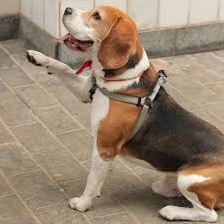
#> input picture MAIRE_image_code/Beagle_Original.jpg, 224 x 224 px
$ jupyter execute --allow-errors MAIRE_Images_with_beagle_output_firefox.ipynb   (shell and % lines are left out)
#> lines starting #> are read from the running program, lines starting #| are printed output that depends on the picture
[cell 1]
from keras.applications.vgg16 import VGG16
from keras.applications.vgg16 import preprocess_input
from keras.applications.vgg16 import decode_predictions
from keras.preprocessing.image import load_img
from keras.preprocessing.image import img_to_array
import numpy as np

img_name = "Beagle_Original.jpg"
#> (the rest of this cell did not finish here and is left out)

[cell 2]

from skimage.transform import resize
from skimage.segmentation import slic, felzenszwalb
from skimage.util import img_as_float
from skimage import io
from keras.applications.vgg16 import VGG16
from keras.applications.vgg16 import preprocess_input
from keras.applications.vgg16 import decode_predictions
from keras.preprocessing.image import load_img
from keras.preprocessing.image import img_to_array
from keras import backend as K
from explain import explain
import matplotlib.pyplot as plt
import imageio
import matplotlib.colors as mcolors
import tensorflow as tf
import numpy as np
import cv2
import random
numSegments = 100
path = "output_images/"

cut_off = 0.90
images_anim = []
image1 = img_as_float(io.imread(img_name))
original_image_dims = image1.shape
#> original_image_dims = (224, 224, 3)
# [9 lines left out: function plot_function, not called in this run]
#img_as_float(cv2.resize(io.imread(img_name), (224, 224)))
#segments = slic(image1, n_segments = 200, sigma = 0.1)
segments = felzenszwalb(image1, scale = 100, sigma = 0.5, min_size = numSegments)
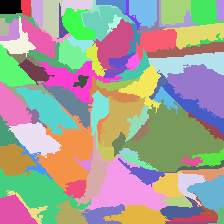
#> segments: shape (224, 224) int64; 98 distinct labels, from 0 to 97; one colour per label, 0 black

# [4 lines of commented-out code are left out]
numSegments = np.max(segments) + 1
#> numSegments = 98
print (numSegments)
#| 98
#model = VGG16()
#model.summary()
#> (the rest of this cell did not finish here and is left out)
